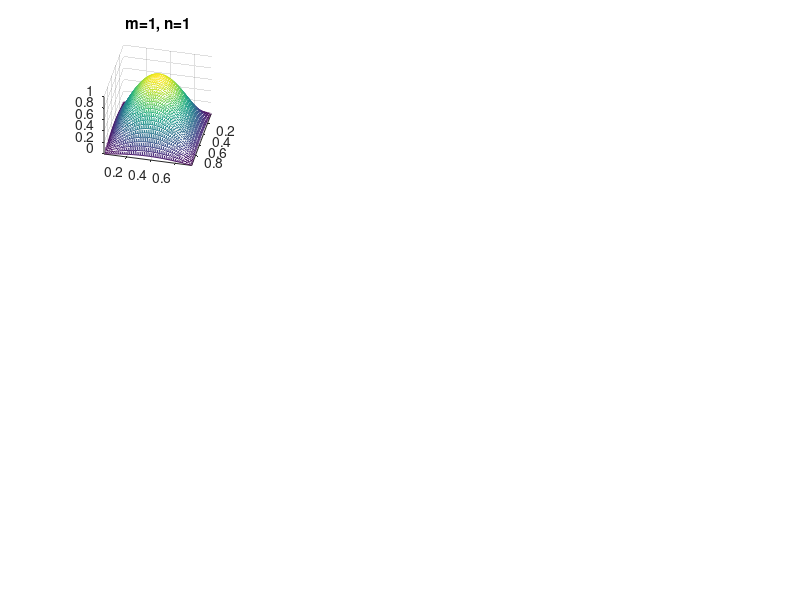

The MATLAB script that drew this image: (Note: this script raises an error after producing the figure.)
%--------------------------------------------
%    Rectangular Membrane Mode Plotter 
%           Dr Thomas McKenzie
%           Reid School of Music 
%          University of Edinburgh               
%--------------------------------------------

clear all
close all

%-- Global Parameters

Lx      = 1;
Ly      = 0.75;
N       = 4; 

%-- derived paramters
res     = 0.02;
dx      = res*Lx;
dy      = res*Ly;

x       = dx : dx : Lx - dx;
y       = dy : dy : Ly - dy;

omMat      = zeros(N^2,3);
ind        = 0;

for m = 1 : N
    for n = 1 : N
        ind             = ind + 1;
        omMat(ind,1)    = sqrt(m^2/Lx^2 + n^2/Ly^2); 
        omMat(ind,2)    = m;
        omMat(ind,3)    = n;
    end
end

%% -- plot 

[X,Y]   = meshgrid(x,y);
v       = [0,0];

figure; 
for q = 1 : 12
    m       = omMat(q,2);
    n       = omMat(q,3);
    w       = sin(m*X*pi/Lx) .* sin(n*Y*pi/Ly);
    subplot(3,4,q);
    mesh(X,Y,w,'FaceAlpha',0.5); hold on; %,'FaceColor','flat' %'FaceLighting','flat','EdgeLighting','flat',
        title(['m=',num2str(m),', n=',num2str(n)])
    view([90,20,85]);
    contour(X, Y, w,v,'color','k','linewidth',2)
end